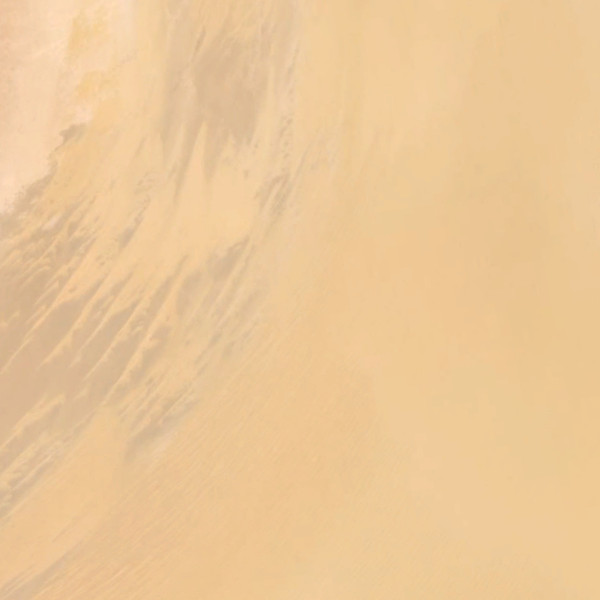
#> input picture ELIC/images/desert_2.jpg, 600 x 600 px
$ python gradients.py   (older library calls are emulated)
#> lines starting #> are read from the running program, lines starting #| are printed output that depends on the picture
import cv2
import numpy as np
import matplotlib.pyplot as plt
from scipy.ndimage import filters


def GM_caculate( im):
  sigma = 0.5  # 0.5
  # [5 lines of commented-out code are left out]
  imgx = np.zeros(im.shape)
  imgy = np.zeros(im.shape)

  # for i in range(0, N):
  filters.gaussian_filter(im, sigma, (0, 1), imgx)
  filters.gaussian_filter(im, sigma, (1, 0), imgy)
  GM = np.sqrt(imgx ** 2 + imgy ** 2)
    # Gm_list.append(GM)
  #
  # Ix_ave = torch.filter2D(imgx.astype('float32'), -1, kernel_3x3, borderType=cv2.BORDER_CONSTANT)
  #
  # # print("Ix_ave = ", imgx)
  # Iy_ave = cv2.filter2D(imgy.astype('float32'), -1, kernel_3x3, borderType=cv2.BORDER_CONSTANT)
  #
  #
  # Ang_ave = np.arctan(np.divide(Ix_ave , Iy_ave + eps))
  # Ang_ave[Iy_ave == 0] = np.pi / 2

  # RO = np.arctan(np.divide(imgx ,  imgy+eps))
  #
  # RO[imgy == 0]= np.pi / 2
  # RO = RO - Ang_ave
  # RM = torch.sqrt(np.multiply((imgx - Ix_ave), (imgx - Ix_ave)) + np.multiply((imgx - Iy_ave), (imgx - Iy_ave)))
  return GM  # , RO, RM

# 读取图像
image_path = './../images/desert_2.jpg'
image = cv2.imread(image_path, cv2.IMREAD_GRAYSCALE)
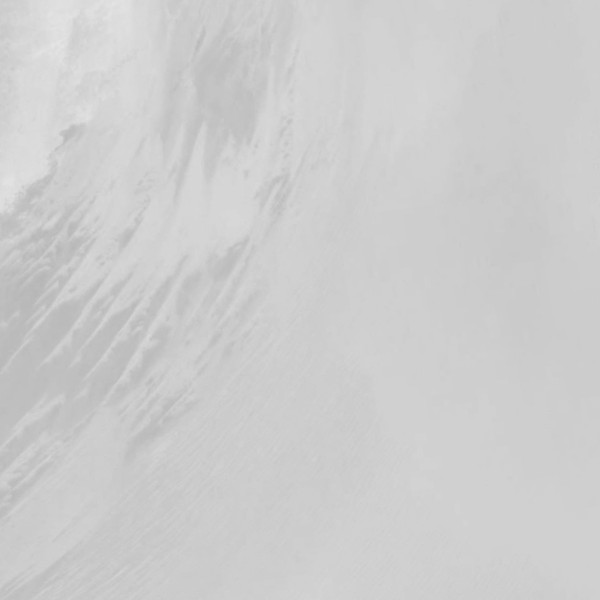
#> image: shape (600, 600); min 180, max 228, mean 204.9
img_GM = GM_caculate(image)
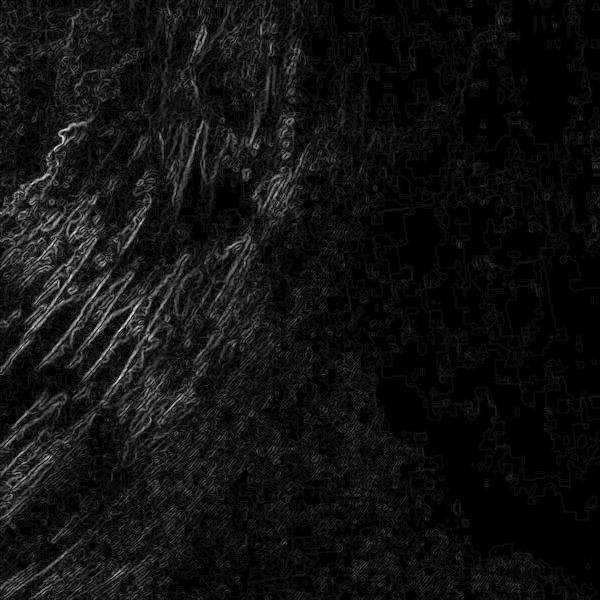
#> img_GM: shape (600, 600) float64; min 0, max 9.53, mean 0.639; drawn with min black and max white
img_GM = (img_GM - img_GM.min())/(img_GM.max() - img_GM.min())

# cv2.imshow("GM_orin", img_GM)

# 计算图像的梯度
sobelx = cv2.Sobel(image, cv2.CV_64F, 1, 0, ksize=3)  # 水平方向梯度
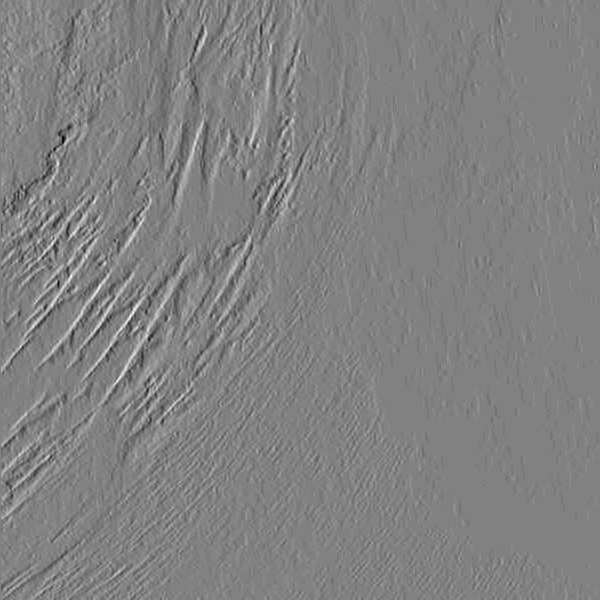
#> sobelx: shape (600, 600) float64; min -70, max 68, mean 0.1; drawn with min black and max white
sobely = cv2.Sobel(image, cv2.CV_64F, 0, 1, ksize=3)  # 垂直方向梯度
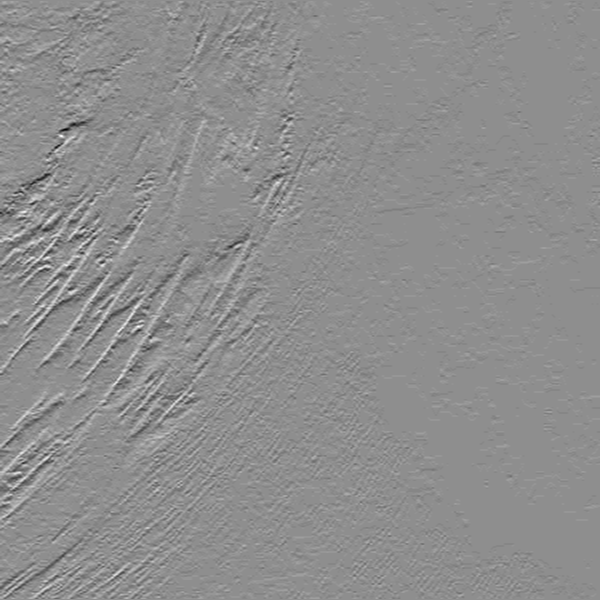
#> sobely: shape (600, 600) float64; min -72, max 57, mean -0.1; drawn with min black and max white

# 计算梯度的幅值和方向
gradient_magnitude = np.sqrt(sobelx**2 + sobely**2)
gradient_direction = np.arctan2(sobely, sobelx)
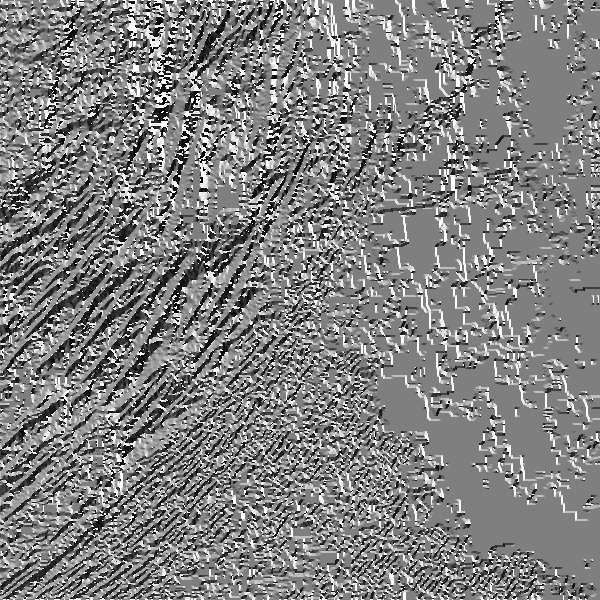
#> gradient_direction: shape (600, 600) float64; min -3.12, max 3.14, mean 0.0328; drawn with min black and max white

# 显示原始图像
plt.figure(1)
plt.imshow(image, cmap='gray')
plt.title('Original Image'), plt.xticks([]), plt.yticks([])

# 显示水平方向梯度
plt.subplot(2, 2, 2), plt.imshow(np.abs(sobelx), cmap='gray')
plt.title('Sobel X'), plt.xticks([]), plt.yticks([])

# 显示垂直方向梯度
plt.subplot(2, 2, 3), plt.imshow(np.abs(sobely), cmap='gray')
plt.title('Sobel Y'), plt.xticks([]), plt.yticks([])

# 显示梯度幅值
plt.figure(4)
plt.imshow(gradient_magnitude, cmap='gray')
plt.title('Gradient Magnitude'), plt.xticks([]), plt.yticks([])

plt.show()
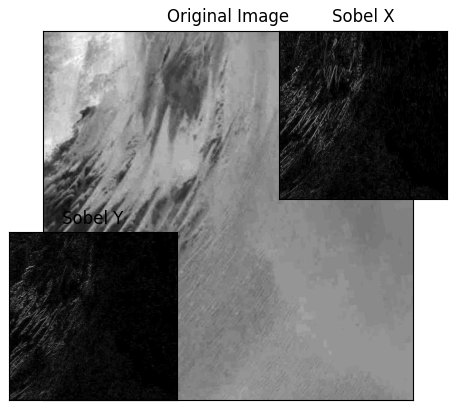
#> figure drawn by matplotlib, 3 panels
# cv2.waitKey(0)
